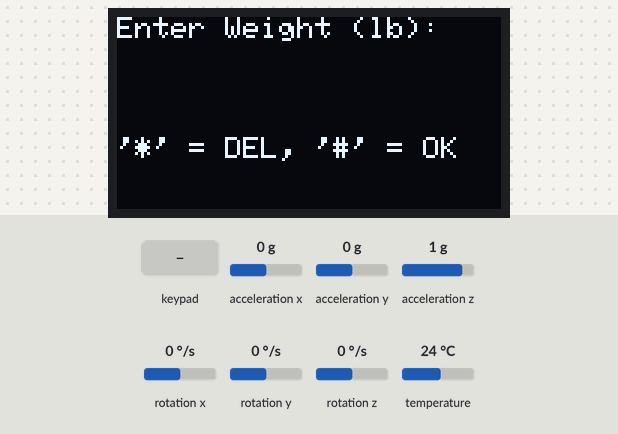
A sketch run on a simulated ESP32. On the bench: 128×64 one-colour display. Inputs (shaded band) come from the test bench; at power-on: acceleration x 0 g, acceleration y 0 g, acceleration z 1 g, rotation x 0 °/s, rotation y 0 °/s, rotation z 0 °/s, temperature 24 °C. WiFi joins after 1.5 s; servers stay silent unless stated; what the sketch prints to the serial monitor is not drawn.

Above: at 3.7 s.
3.8 s: keypad keys 3 2 3 3 2 5 2 6 # pressed 0.4 s apart
At 8.2 s:
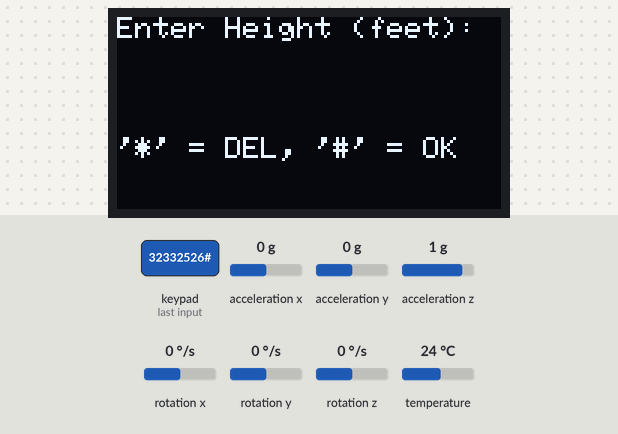
8.9 s: key '#' pressed
At 9.5 s:
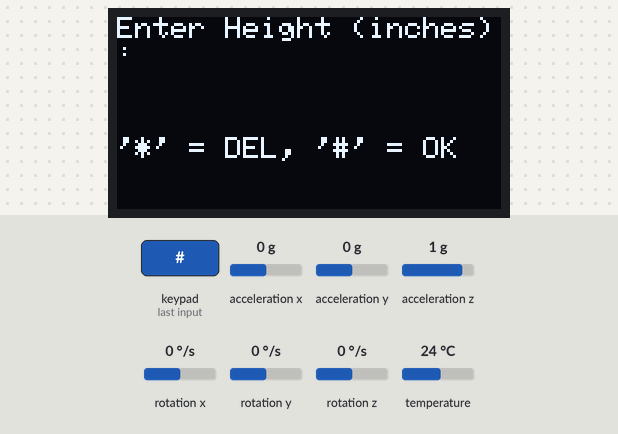
10.4 s: keypad keys 2 7 1 4 1 2 1 3 # pressed 0.4 s apart
At 14.4 s:
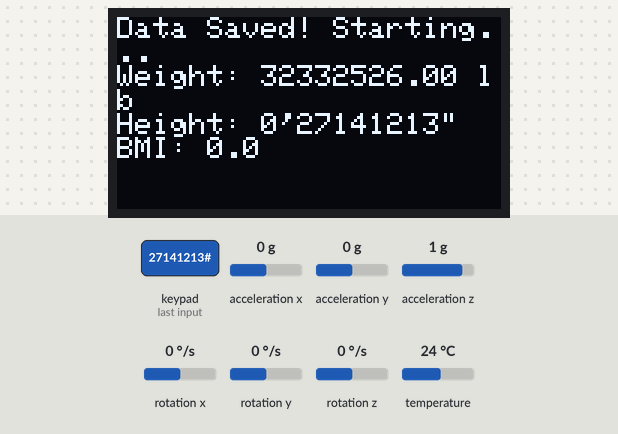
17.0 s: acceleration x set to -1.4 g
At 17.6 s:
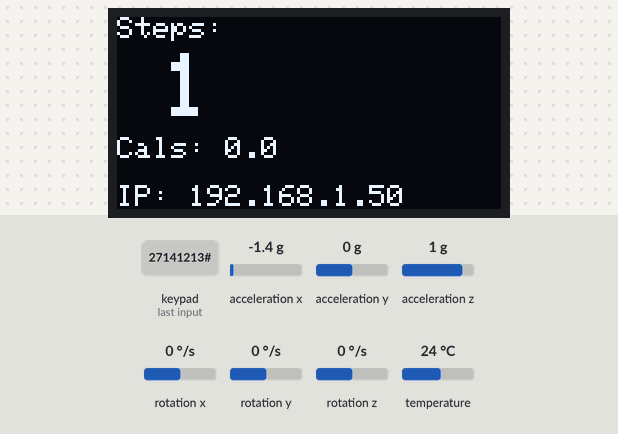
20.0 s: acceleration y set to -1.4 g
At 21.4 s:
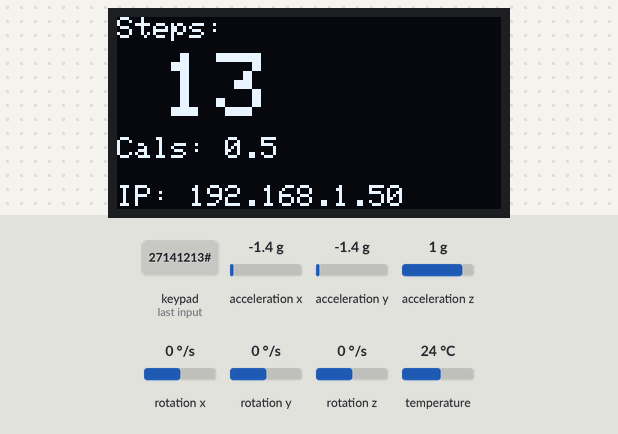
23.0 s: acceleration z set to -1.4 g
At 24.1 s:
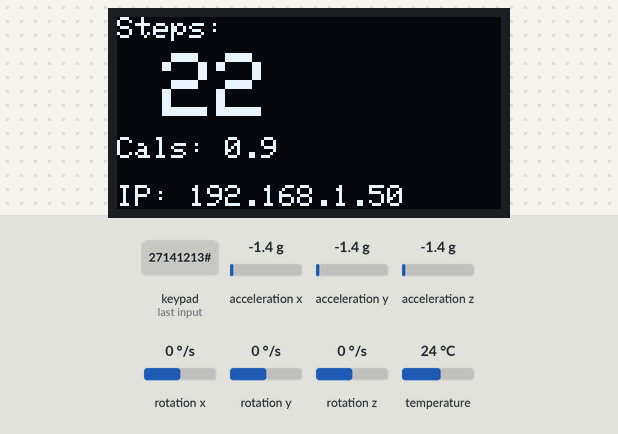
Timing chart, 0 to 26.0 s (numbered marks = the images above; inputs shaded):
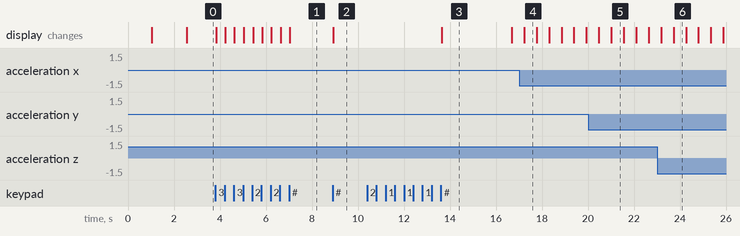

Measured:
- after the input at 3.8 s, the display: first changes at once (image 1 shows a later state)
- after the input at 8.9 s, the display: changes at once (image 2)
- after the input at 10.4 s, the display: changes after 3.2 s (image 3)
- after the input at 17.0 s, the display: changes after 0.22 s (image 4)
- what the display in image 3 shows lasts 3.1 s, from 13.6 s to 16.7 s
- what the display in image 4 shows lasts 0.6 s, from 17.2 s to 17.8 s

The sketch:

main.ino
```cpp
#include <WiFi.h>
#include <WebServer.h>
#include <Adafruit_MPU6050.h>
#include <Adafruit_Sensor.h>
#include <Wire.h>
#include <Adafruit_GFX.h>
#include <Adafruit_SSD1306.h>
#include <Keypad.h>

// =============================
// DISPLAY
// =============================
#define SCREEN_WIDTH 128
#define SCREEN_HEIGHT 64

Adafruit_SSD1306 display(SCREEN_WIDTH, SCREEN_HEIGHT, &Wire1, -1);

// =============================
// KEYPAD
// =============================
const byte ROWS = 4;
const byte COLS = 4;
char keys[ROWS][COLS] = {
  {'1','2','3','A'},
  {'4','5','6','B'},
  {'7','8','9','C'},
  {'*','0','#','D'}
};

byte rowPins[ROWS] = {32, 33, 25, 26}; // Rows R1-R4
byte colPins[COLS] = {27, 14, 12, 13}; // Columns C1-C4

Keypad keypad = Keypad(makeKeymap(keys), rowPins, colPins, ROWS, COLS);

// =============================
// USER DATA & STATE MANAGEMENT
// =============================
String weightInput = "";
String feetInput = "";
String inchesInput = "";
float weight_lb = 0;
int heightFeet = 0;
int heightInches = 0;

// ✅ Use an enum for a clear state machine
enum AppState {
  INPUT_WEIGHT,
  INPUT_HEIGHT_FEET,
  INPUT_HEIGHT_INCHES,
  RUNNING
};
AppState currentState = INPUT_WEIGHT;

// =============================
// CONFIGURATION
// =============================
Adafruit_MPU6050 mpu;
WebServer server(80);

const char* ssid = "Iphkne 15";
const char* password = "esp32tes";

int stepCount = 0;
const float CALORIES_PER_STEP = 0.04;

unsigned long lastStepTime = 0;
unsigned long lastDisplayUpdateTime = 0; // ✅ For non-blocking display updates

// =============================
// HTML PAGE TEMPLATE
// =============================
String getPage() {
  float calories = stepCount * CALORIES_PER_STEP;

  String html = R"rawliteral(
  <!DOCTYPE html>
  <html>
  <head>
    <title>ESP32 Step Counter</title>
    <style>
      body { font-family: Arial, sans-serif; text-align: center; background: #f0f2f5; color: #333; margin-top: 60px; }
      h1 { color: #2c3e50; }
      .count { font-size: 3em; color: #27ae60; margin: 20px; }
      .calories { font-size: 1.5em; color: #e67e22; margin: 10px; }
      .label { font-size: 0.8em; color: #7f8c8d; text-transform: uppercase; letter-spacing: 2px; }
      button { background-color: #3498db; border: none; color: white; padding: 10px 20px; font-size: 1em; margin: 10px; border-radius: 10px; cursor: pointer; }
      button:hover { background-color: #2980b9; }
      .reset-btn { background-color: #e74c3c; }
      .reset-btn:hover { background-color: #c0392b; }
    </style>
    <meta http-equiv="refresh" content="2"> <!-- Refresh page every 2s -->
  </head>
  <body>
    <h1>ESP32 Step Counter</h1>
    <div class="label">Steps</div>
    <div class="count">)rawliteral";
  html += String(stepCount);
  html += R"rawliteral(</div>
    <div class="label">Calories Burned</div>
    <div class="calories">)rawliteral";
  html += String(calories, 1); // 1 decimal place
  html += R"rawliteral( cal</div>
    <form action="/reset">
      <button type="submit" class="reset-btn">Reset</button>
    </form>
  </body>
  </html>
  )rawliteral";
  return html;
}

// =============================
// ROUTES
// =============================
void handleRoot() {
  server.send(200, "text/html", getPage());
}

void handleReset() {
  stepCount = 0;
  lastStepTime = 0;
  server.sendHeader("Location", "/", true);
  server.send(303, "text/plain", "Redirecting to home...");
}

// =============================
// SETUP
// =============================
void setup() {
  Serial.begin(115200);
  delay(1000);

  Wire.begin(21, 22);
  Wire1.begin(19, 18);

  // OLED setup
  if(!display.begin(SSD1306_SWITCHCAPVCC, 0x3C)) {
    Serial.println("OLED not found on I2C Bus 1 (SDA=19, SCL=18)! Check wiring.");
    for(;;);
  }
  display.clearDisplay();
  display.setTextColor(SSD1306_WHITE);

  // MPU6050 setup
  if (!mpu.begin()) {
    Serial.println("Failed to find MPU6050 on I2C Bus 0 (SDA=21, SCL=22)! Check wiring.");
    while (1) delay(10);
  }
  mpu.setAccelerometerRange(MPU6050_RANGE_16_G);
  mpu.setGyroRange(MPU6050_RANGE_250_DEG);
  mpu.setFilterBandwidth(MPU6050_BAND_21_HZ);
  Serial.println("MPU6050 initialized");

  // Wi-Fi
  WiFi.begin(ssid, password);
  Serial.print("Connecting to Wi-Fi");
  while (WiFi.status() != WL_CONNECTED) {
    delay(500);
    Serial.print(".");
  }
  Serial.println();
  Serial.print("Connected! IP: ");
  Serial.println(WiFi.localIP());

  // Web server routes
  server.on("/", handleRoot);
  server.on("/reset", handleReset);
  server.begin();
  Serial.println("Server started!");

  // Start with the first input screen
  displayWeightScreen();
}

// =============================
// STEP DETECTION
// =============================
double getAccelerationMagnitude(sensors_event_t a) {
  return sqrt(a.acceleration.x*a.acceleration.x +
              a.acceleration.y*a.acceleration.y +
              a.acceleration.z*a.acceleration.z);
}

bool stepDetected(double magnitude) {
  static double filteredMag = 0;
  static double prevMag = 0;
  const float STEP_THRESHOLD_HIGH = 11.5; // Slightly adjusted for more robust detection
  const float DEBOUNCE_TIME = 300; // ms to wait between steps
  static unsigned long lastPeakTime = 0;

  float alpha = 0.2; // Low-pass filter
  filteredMag = alpha * magnitude + (1 - alpha) * filteredMag;

  unsigned long now = millis();
  bool stepFound = false;

  // Peak detection logic
  if (filteredMag > prevMag && filteredMag > STEP_THRESHOLD_HIGH && now - lastPeakTime > DEBOUNCE_TIME) {
    lastPeakTime = now;
    lastStepTime = now; // Also update the global step time
    stepFound = true;
  }

  prevMag = filteredMag;
  return stepFound;
}

// =============================
// DISPLAY FUNCTIONS
// =============================
void displayWeightScreen() {
  display.clearDisplay();
  display.setTextSize(1);
  display.setCursor(0,0);
  display.println("Enter Weight (lb):");
  display.setTextSize(2);
  display.setCursor(0,20);
  display.println(weightInput);
  display.setCursor(0, 40);
  display.setTextSize(1);
  display.println("'*' = DEL, '#' = OK");
  display.display();
}

void displayHeightFeetScreen() {
  display.clearDisplay();
  display.setTextSize(1);
  display.setCursor(0,0);
  display.println("Enter Height (feet):");
  display.setTextSize(2);
  display.setCursor(0,20);
  display.println(feetInput);
  display.setCursor(0, 40);
  display.setTextSize(1);
  display.println("'*' = DEL, '#' = OK");
  display.display();
}

void displayHeightInchesScreen() {
  display.clearDisplay();
  display.setTextSize(1);
  display.setCursor(0,0);
  display.println("Enter Height (inches):");
  display.setTextSize(2);
  display.setCursor(0,20);
  display.println(inchesInput);
  display.setCursor(0, 40);
  display.setTextSize(1);
  display.println("'*' = DEL, '#' = OK");
  display.display();
}

void displayResults() {
  float totalInches = heightFeet * 12 + heightInches;
  float height_m = totalInches * 0.0254;
  float weight_kg = weight_lb * 0.453592;
  float bmi = (height_m > 0) ? (weight_kg / (height_m * height_m)) : 0;

  display.clearDisplay();
  display.setTextSize(1);
  display.setCursor(0,0);
  display.println("Data Saved! Starting...");
  display.print("Weight: "); display.print(weight_lb); display.println(" lb");
  display.print("Height: "); display.print(heightFeet); display.print("'"); display.print(heightInches); display.println("\"");
  display.print("BMI: "); display.println(bmi,1);
  display.display();
}

// ✅ New function to show the main step counter screen
void displayStepCounterScreen() {
  float calories = stepCount * CALORIES_PER_STEP;

  display.clearDisplay();

  // Display Step Count
  display.setTextSize(1);
  display.setCursor(0, 0);
  display.print("Steps:");
  display.setTextSize(3);
  display.setCursor(15, 12);
  display.print(stepCount);

  // Display Calories
  display.setTextSize(1);
  display.setCursor(0, 40);
  display.print("Cals: ");
  display.print(calories, 1);

  // Display IP Address
  display.setCursor(0, 56);
  display.print("IP: ");
  display.print(WiFi.localIP());

  display.display();
}


// =============================
// HELPER FUNCTIONS
// =============================

// ✅ New function to handle all keypad logic
void handleKeypadInput() {
  char key = keypad.getKey();
  if (!key) return; // No key pressed

  switch(currentState) {
    case INPUT_WEIGHT:
      if (key >= '0' && key <= '9') weightInput += key;
      else if (key == '*') { if (weightInput.length() > 0) weightInput.remove(weightInput.length() - 1); }
      else if (key == '#') {
        weight_lb = weightInput.toFloat();
        currentState = INPUT_HEIGHT_FEET;
        displayHeightFeetScreen();
        return; // Return early to avoid double-drawing
      }
      displayWeightScreen();
      break;

    case INPUT_HEIGHT_FEET:
      if (key >= '0' && key <= '9') feetInput += key;
      else if (key == '*') { if (feetInput.length() > 0) feetInput.remove(feetInput.length() - 1); }
      else if (key == '#') {
        heightFeet = feetInput.toInt();
        currentState = INPUT_HEIGHT_INCHES;
        displayHeightInchesScreen();
        return;
      }
      displayHeightFeetScreen();
      break;

    case INPUT_HEIGHT_INCHES:
      if (key >= '0' && key <= '9') inchesInput += key;
      else if (key == '*') { if (inchesInput.length() > 0) inchesInput.remove(inchesInput.length() - 1); }
      else if (key == '#') {
        heightInches = inchesInput.toInt();
        currentState = RUNNING;
        displayResults(); // Show summary screen
        delay(3000);      // Pause for 3 seconds to let user read it
      } else {
        displayHeightInchesScreen();
      }
      break;

    case RUNNING:
      // Keypad could be used for other functions here in the future, like reset
      break;
  }
}

void handleStepCounting() {
  sensors_event_t a, g, temp;
  mpu.getEvent(&a, &g, &temp);

  double magnitude = getAccelerationMagnitude(a);

  if (stepDetected(magnitude)) {
    stepCount++;
    Serial.print("Step detected! Total: ");
    Serial.print(stepCount);
    Serial.print(" | Calories: ");
    Serial.println(stepCount * CALORIES_PER_STEP);
  }

  // ✅ Update the display periodically without blocking
  if (millis() - lastDisplayUpdateTime > 500) { // Update every 500ms
    displayStepCounterScreen();
    lastDisplayUpdateTime = millis();
  }
}

// =============================
// MAIN LOOP
// =============================
void loop() {
  server.handleClient(); // Always handle web server requests

  // ✅ A clean loop that delegates based on the current state
  switch(currentState) {
    case INPUT_WEIGHT:
    case INPUT_HEIGHT_FEET:
    case INPUT_HEIGHT_INCHES:
      handleKeypadInput();
      break;

    case RUNNING:
      handleStepCounting();
      break;
  }

  delay(20); // Small delay to prevent overwhelming the MPU
}
```
